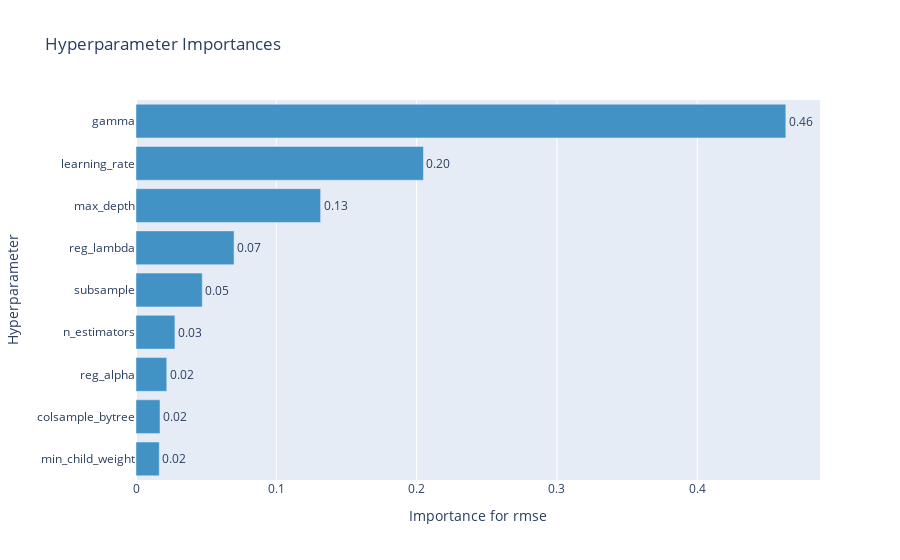

Here is the notebook cell this chart was saved with:
### Code cell
optuna.visualization.plot_param_importances(study, target_name="rmse")

### Figure 1 — Plotly figure (JSON) as saved in the notebook; plotly's stock layout.template omitted (floating-point values rounded to 4 significant figures)
{"data": [{"cliponaxis": false, "hovertemplate": ["min_child_weight (IntDistribution): 0.016584979532932715<extra></extra>", "colsample_bytree (FloatDistribution): 0.017094685753359342<extra></extra>", "reg_alpha (FloatDistribution): 0.021922384933101554<extra></extra>", "n_estimators (IntDistribution): 0.027741000065422388<extra></extra>", "subsample (FloatDistribution): 0.04723762364190609<extra></extra>", "reg_lambda (FloatDistribution): 0.06988930608745345<extra></extra>", "max_depth (IntDistribution): 0.13156182776512657<extra></extra>", "learning_rate (FloatDistribution): 0.20486305758196524<extra></extra>", "gamma (FloatDistribution): 0.46310513463873265<extra></extra>"], "marker": {"color": "rgb(66,146,198)"}, "orientation": "h", "text": ["0.02", "0.02", "0.02", "0.03", "0.05", "0.07", "0.13", "0.20", "0.46"], "textposition": "outside", "type": "bar", "x": [0.01658, 0.01709, 0.02192, 0.02774, 0.04724, 0.06989, 0.1316, 0.2049, 0.4631], "y": ["min_child_weight", "colsample_bytree", "reg_alpha", "n_estimators", "subsample", "reg_lambda", "max_depth", "learning_rate", "gamma"]}], "layout": {"showlegend": false, "title": {"text": "Hyperparameter Importances"}, "xaxis": {"title": {"text": "Importance for rmse"}}, "yaxis": {"title": {"text": "Hyperparameter"}}}}
